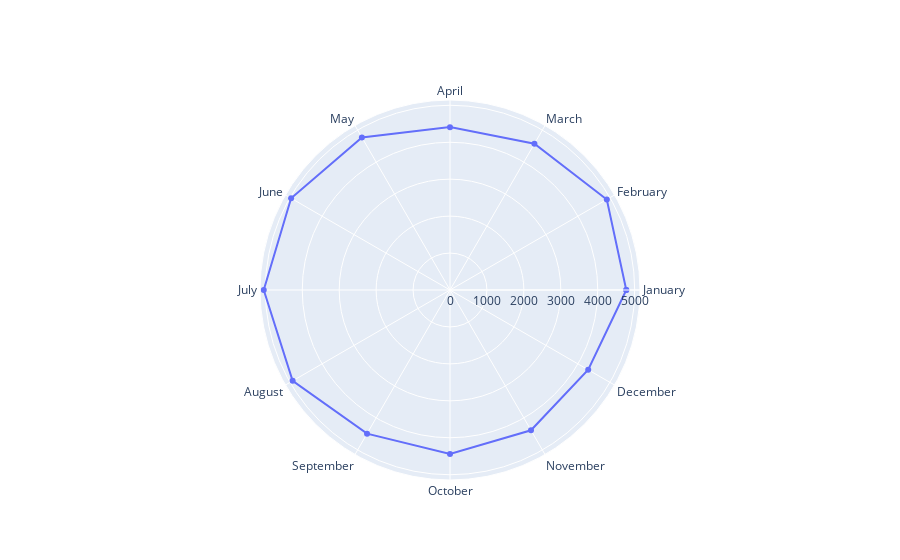

Notebook cell for this chart:
### Markdown cell above
## Grafico de radar

En el gráfico tipo radar o radial ,se distribuye una de las variables al rededor de los radiales del gráfico; en este caso usaremos los meses. 

Los circulos concentricos representan la variable demanda o consumo eléctrico, en este caso en MWh. Donde , los circulos de mayor diámetro representan un mayor consumo.

### Code cell
fig = go.Figure(data=go.Scatterpolar(
  r=list_demand,
  theta= months
))

fig.update_layout(
  polar=dict(
    radialaxis=dict(
      visible=True
    ),
  ),
  showlegend=False
)

fig.show()

### Figure 1 — Plotly figure (JSON) as saved in the notebook; plotly's stock layout.template omitted (floating-point values rounded to 4 significant figures)
{"data": [{"r": [4772.0, 4902.0, 4572.0, 4409.0, 4771.0, 4967.0, 5042.0, 4919.0, 4492.0, 4441.0, 4385.0, 4321.0, 4772.0], "theta": ["January", "February", "March", "April", "May", "June", "July", "August", "September", "October", "November", "December", "January"], "type": "scatterpolar"}], "layout": {"polar": {"radialaxis": {"visible": true}}, "showlegend": false}}
